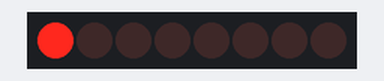
A sketch run on a simulated Arduino Uno, built with avr-gcc and run on an emulated ATmega328P. On the bench: 8 shift-register outputs drawn as a row of LEDs (first output left, lit = HIGH). Wiring (inferred from the names in the program): shift register (74HC595): data pin 4; shift clock pin 6; latch pin 5. Wiring (inferred from the signals the program sends): row of LEDs: on Q0, Q1, Q2, Q3, Q4, Q5, Q6, Q7.

Above: at 0.2 s.
At 1.2 s:
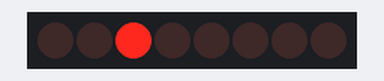
At 1.7 s:
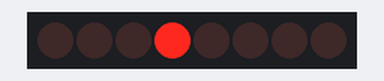
At 2.2 s:
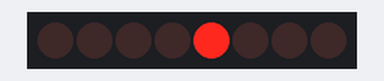
At 3.2 s:
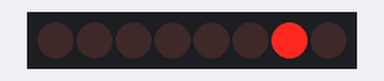
At 4.7 s:
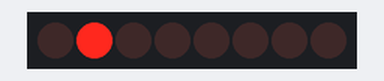
Timing chart, 0 to 5.2 s (numbered marks = the images above):
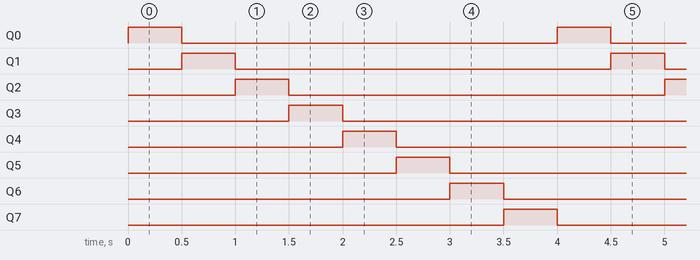

Measured:
- by itself, Q0–7: alternates HIGH for 0.50 s and LOW for 3.5 s
- by itself, everything shown: repeats every 4.0 s, in 8 steps

The sketch:

_01_Shift_Register_Elegant_Method_I.ino
```cpp
/*

Basic Sketch To Control a 74HC595.
Brute Force Method 04
http://rheingoldheavy.com/shift-register-circuit-build-101/

*/

// Set the pin connections from the shift register
int dataPin    = 4;
int latchPin   = 5;
int clockPin   = 6;

// Create a variable to hold the 8-bit pattern for the leds
byte leds      = 0;

void setup()
{
  pinMode(latchPin,   OUTPUT);
  pinMode(dataPin,    OUTPUT);
  pinMode(clockPin,   OUTPUT);
}


void loop()
{

  // Elegant Method 01

  for (int i = 0; i < 8; i++)
  {
    bitSet                (leds, i);
    if (i > 0)  bitClear  (leds, i-1);
    if (i == 0) bitClear  (leds, 7);
    refreshShiftRegister  ();
    delay                 (500);
  }
}

void refreshShiftRegister()
{
  digitalWrite  (latchPin, LOW);
  shiftOut      (dataPin, clockPin, MSBFIRST, leds);
  digitalWrite  (latchPin, HIGH);
}
```
